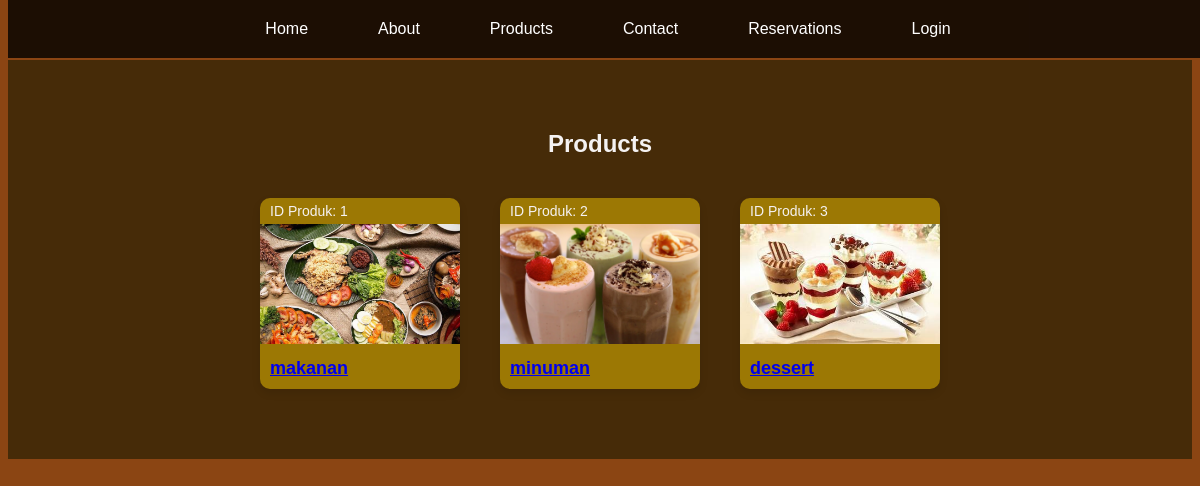
Screenshot of /php/products.php with the database file from the repository.
### tables this page shows
CREATE TABLE `products` (
  `id_products` int(11) NOT NULL,
  `kategori` enum('makanan','minuman','dessert','') NOT NULL,
  `gambar` varchar(255) NOT NULL
);

### php/products.php (the view, shortened to what this page needs)
<?php
include 'config.php';
$sql = "SELECT * FROM products";
$result = mysqli_query($conn, $sql);
?>
<!DOCTYPE html>
<html lang="en">
<head>
    <link rel="stylesheet" href="products.css?v=1.0">
</head>
<body>
    <header>
        <nav>
            <ul>
                <li><a href="../index.php">Home</a></li>
                <li><a href="about.php">About</a></li>
                <li><a href="products.php">Products</a></li>
                <li><a href="contact.php">Contact</a></li>
                <li><a href="reservasi.php">Reservations</a></li>
                <li><a href="login.php">Login</a></li>
            </ul>
        </nav>
    </header>
    <div class="products-container">
        <h2>Products</h2>
        <div class="products">
            <?php while ($row = mysqli_fetch_assoc($result)) { ?>
                <div class="product">
                    <p>ID Produk: <?php echo $row['id_products']; ?></p>
                    <a href="menu.php#<?php echo strtolower($row['kategori']); ?>">
                        <img src="../images/<?php echo $row['gambar']; ?>" alt="<?php echo $row['kategori']; ?>">
                        <h3><?php echo $row['kategori']; ?></h3>
                    </a>
                </div>
            <?php } ?>
        </div>
    </div>
</body>
</html>

### php/products.css (style rules this page uses)
body { font-family: Arial, sans-serif; background-color: #8B4513; color: #f5f2f2; }
header { background: rgba(0, 0, 0, 0.8); padding: 10px 0; position: fixed; width: 100%; top: 0; z-index: 1000; }
nav { width: 100%; }
nav ul { display: flex; justify-content: center; list-style: none; margin: 0; padding: 0; width: 100%; }
nav ul li { margin: 0 15px; }
nav ul li a { color: #fff; text-decoration: none; padding: 10px 20px; display: block; text-align: center; }
.products-container { padding: 50px; text-align: center; background-color: #462b08; margin-top: 60px; }
.products { display: flex; flex-direction: row; flex-wrap: wrap; justify-content: center; }
.product { background: #9c7804; border-radius: 10px; box-shadow: 0 4px 8px rgba(0, 0, 0, 0.1); margin: 20px; width: 200px; overflow: hidden; text-align: left; }
.product img { width: 100%; height: 120px; object-fit: cover; }
.product h3 { font-size: 18px; margin: 10px 0; padding: 0 10px; }
.product p { font-size: 14px; padding: 0 10px; margin: 5px 0; }

### rows the page displays
products: id_products "1", gambar+kategori (picture), kategori "makanan"
products: id_products "2", gambar+kategori (picture), kategori "minuman"
products: id_products "3", gambar+kategori (picture), kategori "dessert"
